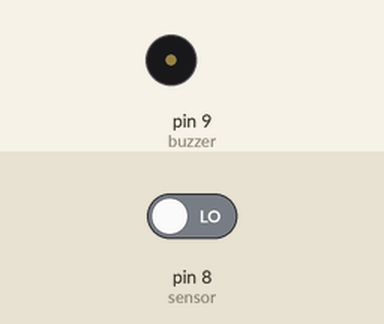
Simulated run of this sketch. Board: Arduino Uno, built with avr-gcc and run on an emulated ATmega328P. Shown: buzzer (waves = sounding). The inputs (shaded band) are chosen by the test bench; at power-on: pin 8 (sensor) LOW.

Above: at 1.2 s.
1.3 s: pin 8 (sensor) driven HIGH
At 4.2 s:
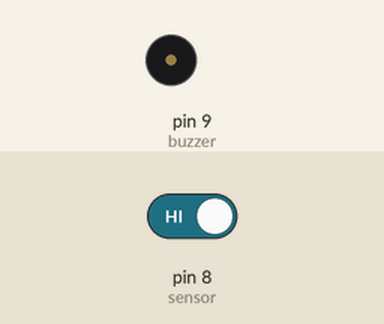
4.3 s: pin 8 (sensor) driven LOW
At 4.8 s:
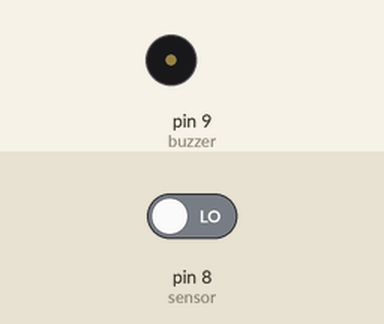
Timing chart, 0 to 7.3 s (numbered marks = the images above; inputs shaded):
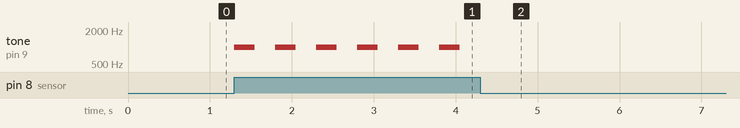

Measured:
- after the input at 1.3 s, tone on pin 9 (buzzer): alternates 1000 Hz for 0.25 s and silent for 0.25 s, starting at once
- after the input at 4.3 s, tone on pin 9 (buzzer): stops changing and stays silent

The sketch:

ya_mur.ino
```cpp
#define sensor 8
#define buzzer 9
int su;

void setup() {
pinMode(sensor, INPUT);
pinMode(buzzer, OUTPUT);


}

void loop() {
  su = digitalRead(sensor);
if(su == HIGH){
  tone(buzzer, 1000);
  delay(250);
  noTone(buzzer);
  delay(250);
}
else{
  noTone(buzzer);
}

}
```
